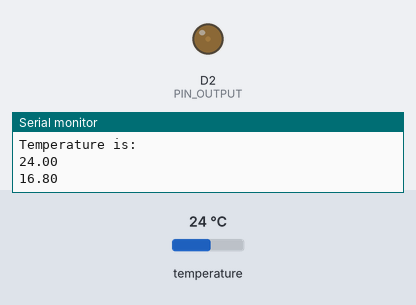
Recording of a sketch running on a simulated ESP8266 (NodeMCU). Shown: output pins drawn as LEDs (lit = HIGH), the last lines printed to the serial monitor. Inputs (shaded band) come from the test bench; at power-on: temperature 24 °C.

Above: at 2.8 s.
2.9 s: temperature set to 12 °C
At 4.3 s:
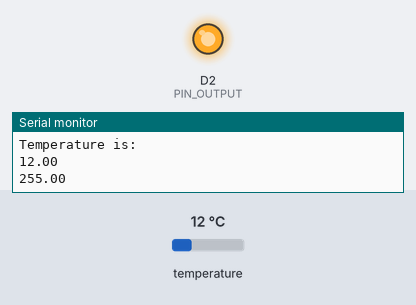
7.6 s: temperature set to 33 °C
9.8 s: temperature set to 28 °C
At 11.2 s:
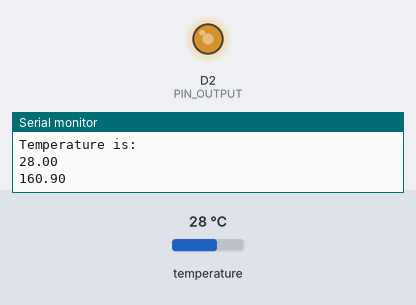
13.6 s: temperature set to 41 °C
At 15.0 s:
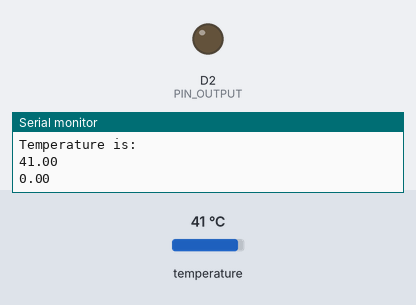
Timing chart, 0 to 16.6 s (numbered marks = the images above; inputs shaded):
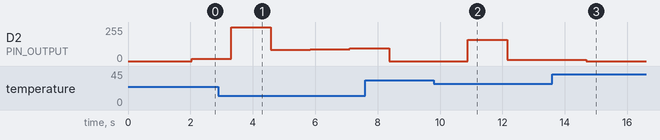

Measured:
- after the input at 9.8 s, D2 (PIN_OUTPUT): 0/255 → 160/255 after 1.1 s, → 10/255 1.3 s later
- after the input at 13.6 s, D2 (PIN_OUTPUT): 10/255 → 0/255 after 1.1 s

The sketch:

pid_temperature.ino
```cpp
#include <DallasTemperature.h>
#include <OneWire.h>
#include <PID_v1.h>

#define ONE_WIRE_BUS D1
#define PIN_OUTPUT D2

OneWire oneWire(ONE_WIRE_BUS);
DallasTemperature sensors(&oneWire);

double Setpoint, Input, Output;
double Kp=5, Ki=3, Kd=3;

PID myPID(&Input, &Output, &Setpoint, Kp, Ki, Kd, DIRECT);

void setup(void){

  Serial.begin(9600);
  sensors.begin();

  Setpoint = 27;

  myPID.SetMode(AUTOMATIC);

}

void loop(void){

  sensors.requestTemperatures();
  Input = sensors.getTempCByIndex(0);

  myPID.Compute();
  analogWrite(PIN_OUTPUT, Output);

  Serial.println("Temperature is: ");
  Serial.println(Input);
  Serial.println(Output);

  delay(500);

}
```
